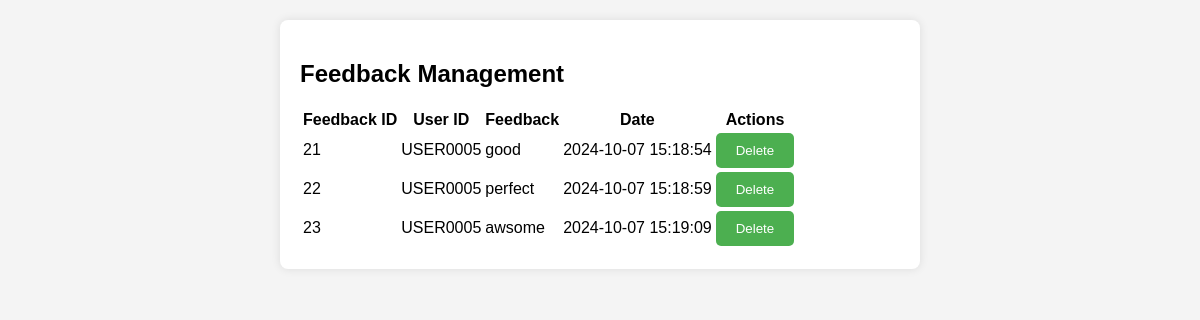
/home/feedbackadmin.php (signed in), run on the app's committed database.
### tables this page shows
CREATE TABLE `feedback` (
  `feedback_id` int(11) NOT NULL,
  `user_id` varchar(20) NOT NULL,
  `feedback` text NOT NULL,
  `created_at` timestamp NOT NULL DEFAULT current_timestamp()
);

### home/feedbackadmin.php (the view, shortened to what this page needs)
<?php
include 'db_connect.php';
$sql = "SELECT * FROM feedback";
$result = $conn->query($sql);
?>
<!DOCTYPE html>
<html lang="en">
<head>
    <link rel="stylesheet" href="../css/feedback.css">
</head>
<body>
<div class="container">
    <h2>Feedback Management</h2>
    <table>
        <thead>
            <tr>
                <th>Feedback ID</th>
                <th>User ID</th>
                <th>Feedback</th>
                <th>Date</th>
                <th>Actions</th>
            </tr>
        </thead>
        <tbody>
        <?php while ($row = $result->fetch_assoc()) { ?>
            <tr>
                <td><?php echo $row['feedback_id']; ?></td>
                <td><?php echo $row['user_id']; ?></td>
                <td><?php echo $row['feedback']; ?></td>
                <td><?php echo $row['created_at']; ?></td>
                <td>
                    <form method="POST" action="admin_feedback.php">
                        <button type="submit" name="delete_feedback">Delete</button>
                    </form>
                </td>
            </tr>
        <?php } ?>
        </tbody>
    </table>
</div>
</body>
</html>

### css/feedback.css (style rules this page uses)
body { font-family: Arial, sans-serif; background-color: #f4f4f4; margin: 0; padding: 20px; }
.container { width: 600px; margin: auto; background: white; padding: 20px; border-radius: 8px; box-shadow: 0 0 10px rgba(0, 0, 0, 0.1); }
button { padding: 10px 20px; background-color: #4CAF50; color: white; border: none; border-radius: 5px; cursor: pointer; }

### data on the page
feedback: feedback_id "21", user "USER0005", feedback "good", created_at "2024-10-07 15:18:54"
feedback: feedback_id "22", user "USER0005", feedback "perfect", created_at "2024-10-07 15:18:59"
feedback: feedback_id "23", user "USER0005", feedback "awsome", created_at "2024-10-07 15:19:09"
